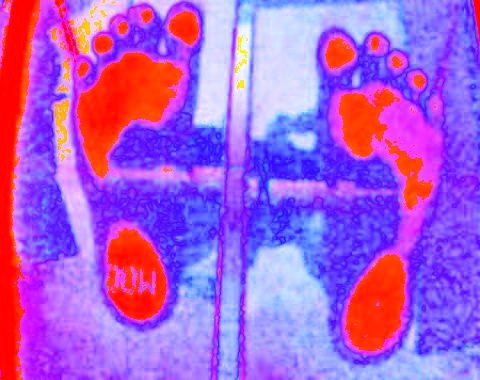
#> input picture hsvimg.jpeg, 480 x 380 px
$ python ColorDetect.py
#> lines starting #> are read from the running program, lines starting #| are printed output that depends on the picture; after the words box and inside, x2 and y2 are one past the last pixel; in counts of white or black regions, pixels touching at a corner belong together
# import the necessary packages
import numpy as np
import cv2

# construct the argument parse and parse the arguments
IMAGE = "hsvimg.jpeg"
# load the image
image = cv2.imread(IMAGE)
#> image is the input picture: shape (380, 480, 3); mean B, G, R 212.7, 93.4, 170.5
# define the list of boundaries
boundaries = [
	([17, 15, 100], [50, 56, 200]),
	([86, 31, 4], [220, 88, 50]),
	([25, 146, 190], [62, 174, 250]),
	([103, 86, 65], [145, 133, 128])
]

# loop over the boundaries
for (lower, upper) in boundaries:
	# create NumPy arrays from the boundaries
	lower = np.array(lower, dtype = "uint8")
	upper = np.array(upper, dtype = "uint8")

	# find the colors within the specified boundaries and apply
	# the mask
	mask = cv2.inRange(image, lower, upper)
	output = cv2.bitwise_and(image, image, mask = mask)

	# show the images
	cv2.imshow("images", np.hstack([image, output]))
	cv2.waitKey(0)
#> this loop made 4 passes
#> pass 1, `cv2.imshow("images", np.hstack([image, output]))`:
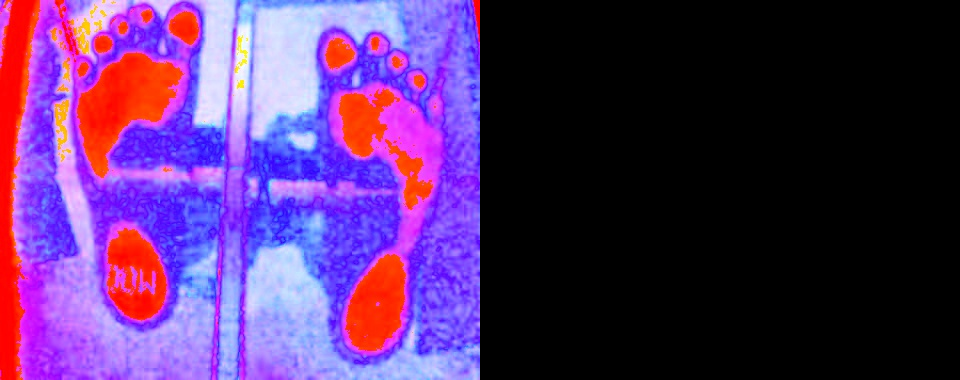
#> window 'images': shape (380, 960, 3); mean B, G, R 106.4, 46.7, 85.2
#> pass 2, `mask = cv2.inRange(image, lower, upper)`:
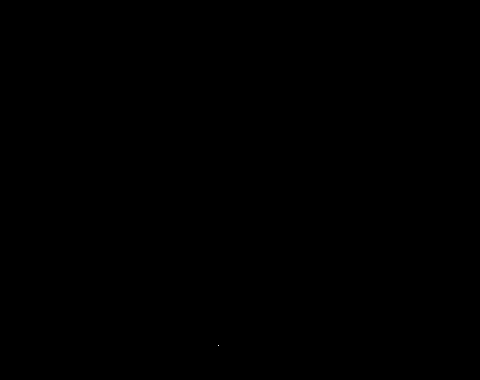
#> mask: shape (380, 480); 0% white in thin lines or dots, all inside (x1, y1, x2, y2) = (218, 345, 219, 346)

$ run again, with foot2.jpeg copied over hsvimg.jpeg
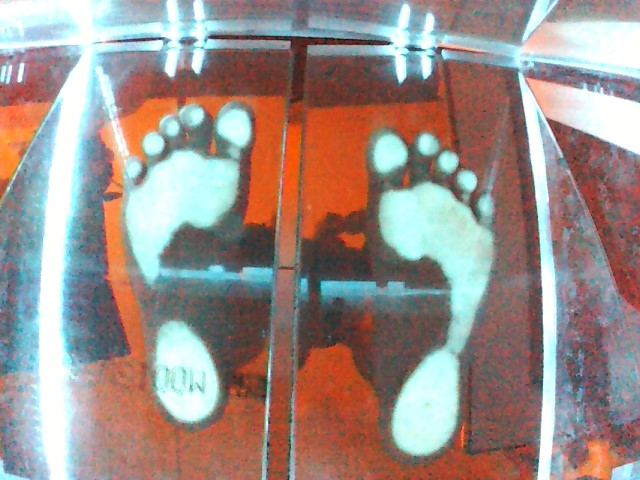
#> input picture foot2.jpeg, 640 x 480 px
#> image is the input picture: shape (480, 640, 3); mean B, G, R 136.5, 141.9, 156.4
#> the loop `for (lower, upper) in boundaries:` made 4 passes
#> pass 1, `mask = cv2.inRange(image, lower, upper)`:
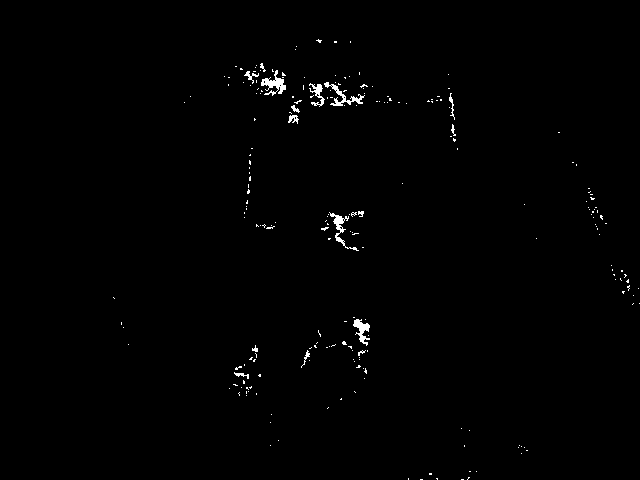
#> mask: shape (480, 640); 0.7% white in thin lines or dots, all inside (x1, y1, x2, y2) = (113, 39, 640, 480)
#> pass 1, `cv2.imshow("images", np.hstack([image, output]))`:
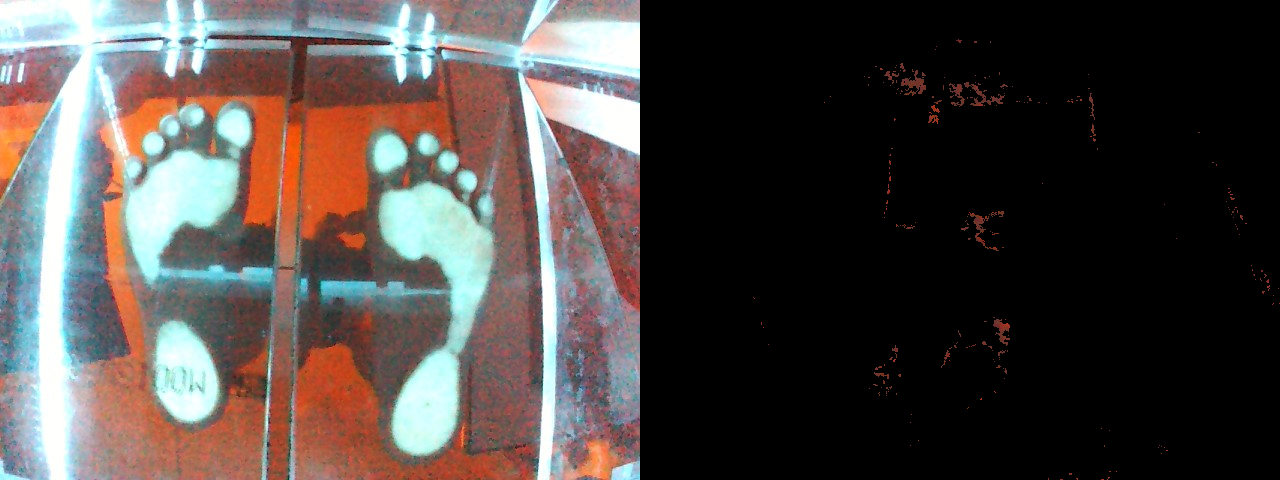
#> window 'images': shape (480, 1280, 3); mean B, G, R 68.4, 71.1, 78.6
